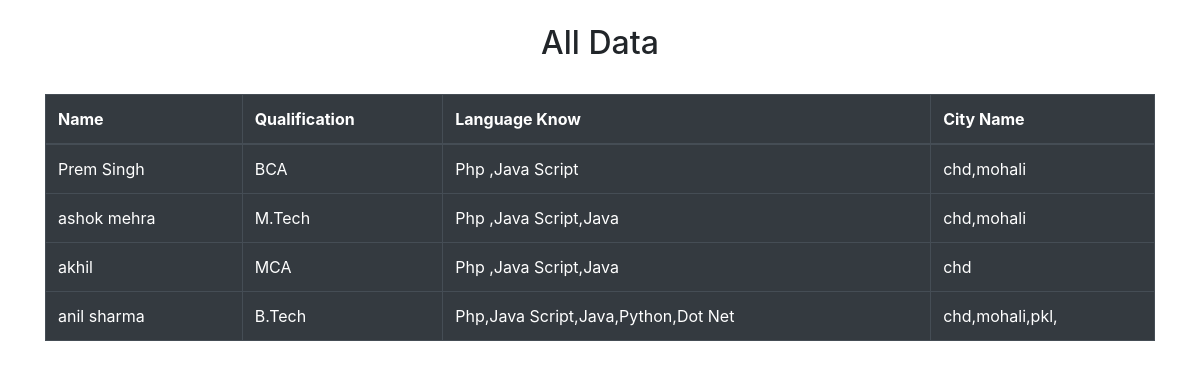
Screenshot of /display.php with the database file from the repository.
### tables this page shows
CREATE TABLE `php_task` (
  `id` int(11) NOT NULL,
  `username` varchar(255) NOT NULL,
  `qualification` varchar(255) NOT NULL,
  `know_tech` varchar(255) NOT NULL,
  `compname` varchar(255) NOT NULL,
  `joining_date` varchar(255) NOT NULL,
  `compcity` varchar(255) NOT NULL
);

### display.php (the view, shortened to what this page needs)
<?php
$con = mysqli_connect("localhost","root","","task");
$res = mysqli_query($con,"SELECT * FROM php_task");
?>
<!DOCTYPE html>
<html lang="en">
<head>
    <link rel="stylesheet" href="https://maxcdn.bootstrapcdn.com/bootstrap/4.5.2/css/bootstrap.min.css">
</head>
<body>
    <div class="container"><br>
        <h2 class="text-center">All Data</h2><br>
        <table class="table table-hover table-dark table-bordered ">
            <thead>
                <tr>
                    <th scope="col">Name</th>
                    <th scope="col">Qualification</th>
                    <th scope="col">Language Know</th>
                    <th scope="col">City Name</th>
                </tr>
            </thead>
            <tbody>
                <?php
while($row = mysqli_fetch_array($res)) {
    if ( stripos($row["know_tech"],'Php')!== false && stripos($row["compcity"],'chd')){
        ?>
                <tr>
                    <td><?=$row["username"]?></td>
                    <td><?=$row["qualification"]?></td>
                    <td><?=$row["know_tech"]?></td>
                    <td><?=$row["compcity"]?></td>
                </tr>
                <?php
    }
}
?>
            </tbody>
        </table>
    </div>
</html>

### rows the page displays
php_task: username "Prem Singh", qualification "BCA", know_tech "Php ,Java Script", compcity "chd,mohali"
php_task: username "ashok mehra", qualification "M.Tech", know_tech "Php ,Java Script,Java", compcity "chd,mohali"
php_task: username "akhil", qualification "MCA", know_tech "Php ,Java Script,Java", compcity "chd"
php_task: username "anil sharma", qualification "B.Tech", know_tech "Php,Java Script,Java,Python,Dot Net", compcity "chd,mohali,pkl,"
